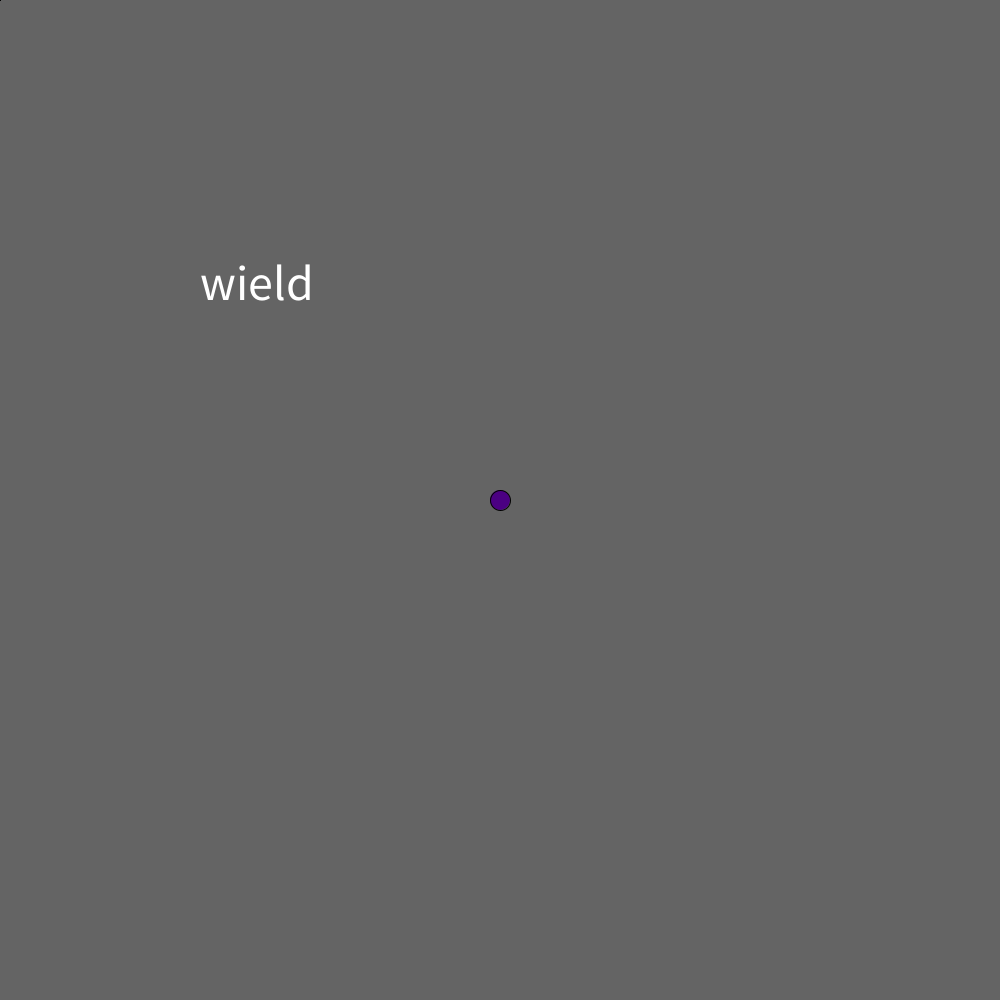
Frame 1 (no input)
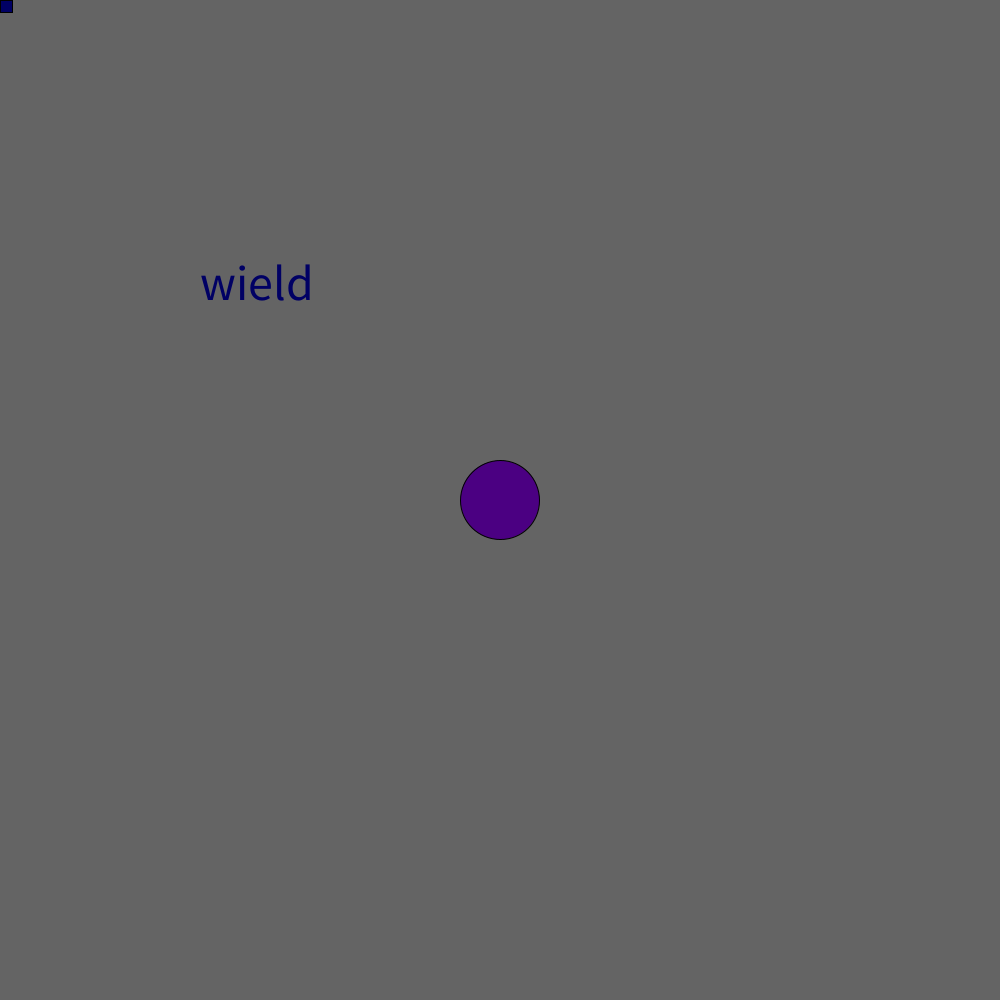
Frame 60 (the mouse pressed at the canvas centre just before this capture)
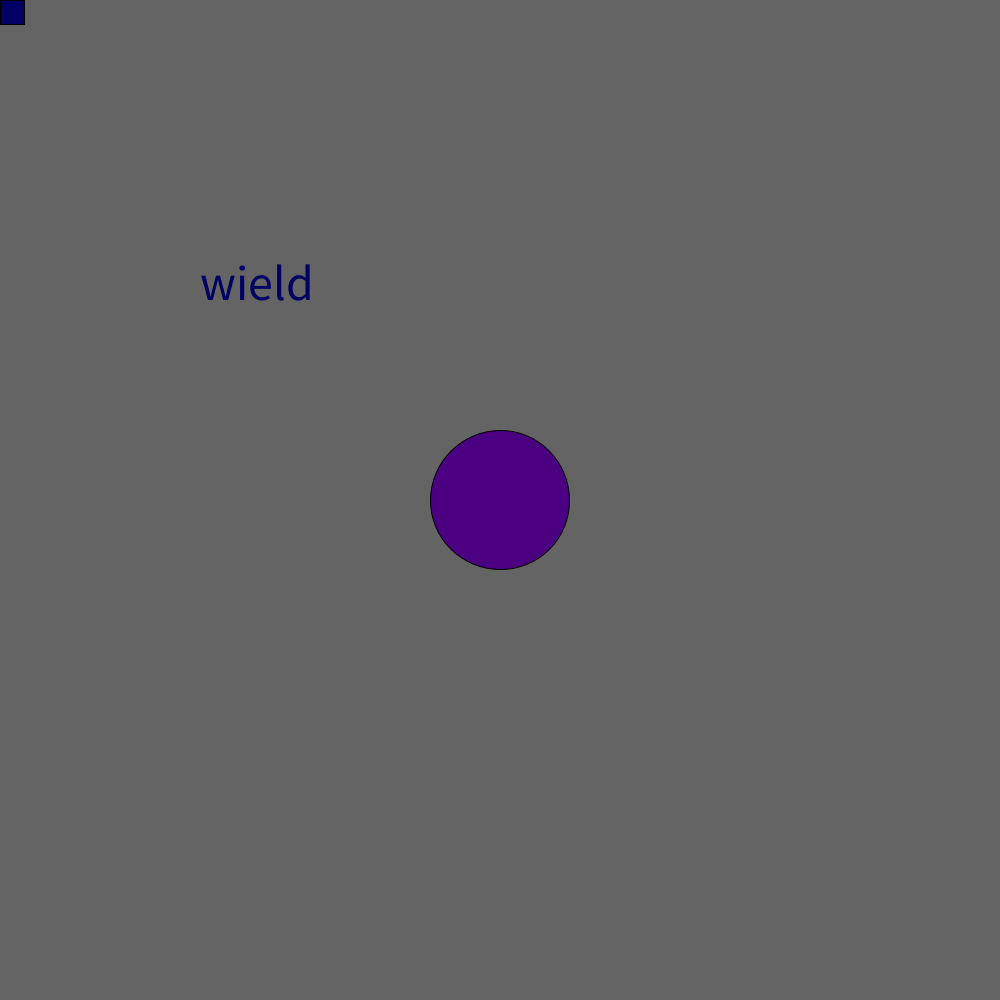
Frame 120 (the mouse held since frame 60 and released just before this capture)

The Processing sketch that drew these frames (run headless with seeded random() and noise(); from frame 60 on, the mouse is pressed at the canvas centre):

// Processing sketch: variables_practice
// ── variables_practice.pde
String t = "wield";
int n = 20;
float f = 0.0;
boolean flag = true;

void draw() {
  background(100, 100, 100);
  textSize(50);
  text(t, 200, 300);
  
  fill(#4B0082);
  circle(500, 500, n);
  if (flag) {
     n = n + 1;
     f = f + .2;
  }
  fill(0, 0, 100);
  square(0, 0, f);
}

void keyPressed() { // called when key is pressed
  print(key + " ,");
  if (key == 'w') {
    t = "Goodbye";
    flag = false;
  } else {
    t = "Hello";
    flag = true;
  }
}

// ── setup.pde
void setup() {
  size(1000, 1000);
}
